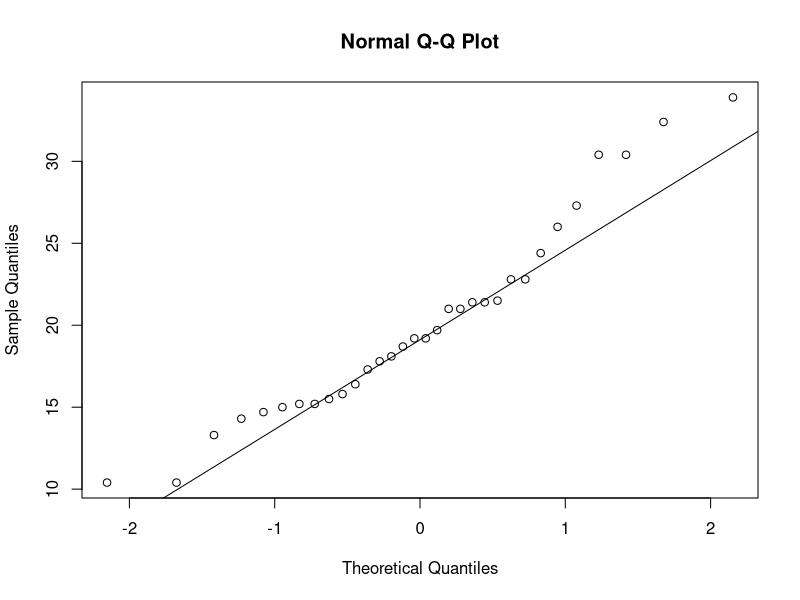
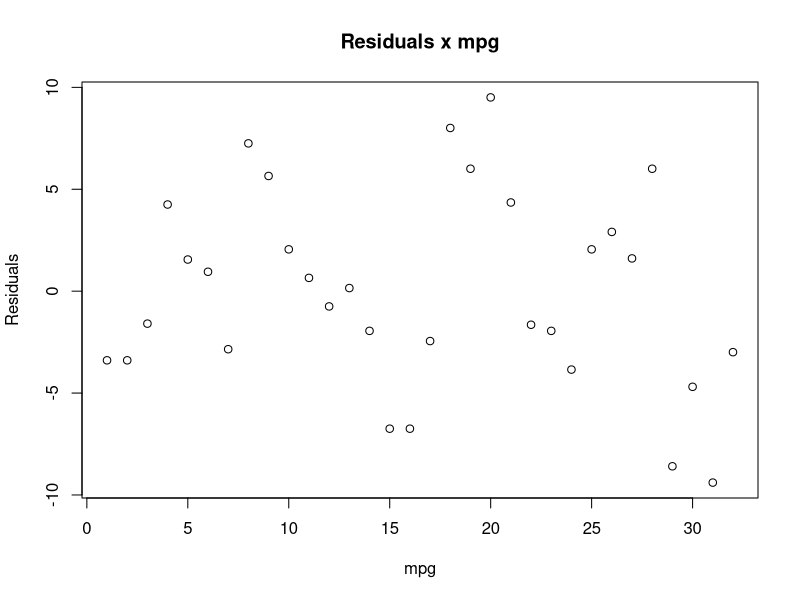
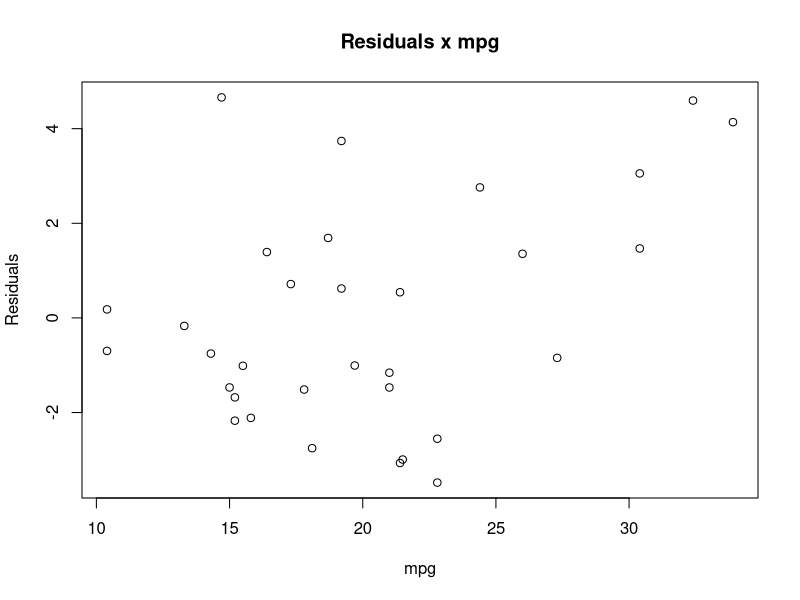

Here is the R script that generated these plots, in order:
## ---- chunk 1
library(dplyr)
summarise(group_by(mtcars, am), mean(mpg), sd(mpg), qty=n())
## ---- chunk 2
summary(lm(data=mtcars, formula=mpg ~ factor(am)))
## ---- chunk 3
library(MASS)
lm_full<-lm(mpg~ ., data=mtcars)
step <- stepAIC(lm_full, direction="both")
step$anova
## ---- chunk 4
confint(lm(data=mtcars, formula=mpg ~ wt + qsec -am +factor(am)))
## ---- chunk 5
qqnorm(mtcars$mpg)
qqline(mtcars$mpg) ## plots a line that goes from 0.25 to 0.75 quantile (2nd and 4th quantile)
## ---- chunk 6
plot(resid(lm(data=mtcars, formula=mpg ~ factor(am))), 
     ylab="Residuals", xlab="mpg", main="Residuals x mpg")
## ---- chunk 7
plot(mtcars$mpg, resid(lm(data=mtcars, formula=mpg~ wt + qsec -am + factor(am))), 
     ylab="Residuals", xlab="mpg", main="Residuals x mpg")
